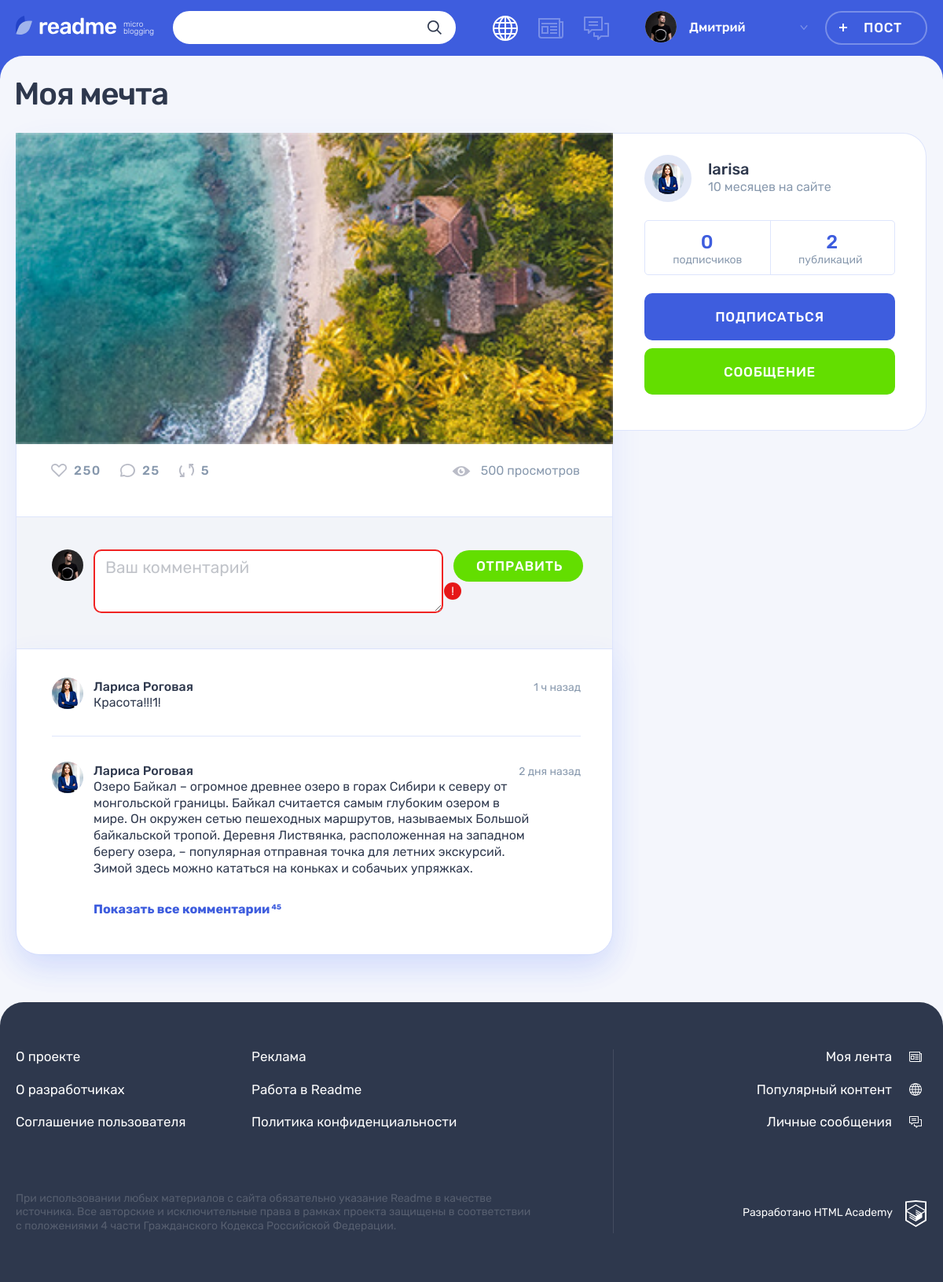
The app's page /post.php?id=4 with its own data.
### tables this page shows
CREATE TABLE posts (
  id  INT UNSIGNED AUTO_INCREMENT PRIMARY KEY NOT NULL,
  date_add  DATETIME NOT NULL,
  title VARCHAR(128) NOT NULL,
  content TEXT NOT NULL,
  quote_author  VARCHAR(128),
  image VARCHAR(128),
  video VARCHAR(128),
  link  VARCHAR(128),
  views INT UNSIGNED NOT NULL DEFAULT 0,
  post_author_id INT UNSIGNED NOT NULL,
  content_type_id INT UNSIGNED NOT NULL,
  likes_count INT UNSIGNED NOT NULL DEFAULT 0,
  FOREIGN KEY (post_author_id) REFERENCES users(id),
  FOREIGN KEY (content_type_id) REFERENCES content_types(id)
);

CREATE TABLE users (
  id  INT UNSIGNED AUTO_INCREMENT PRIMARY KEY NOT NULL,
  date_add  DATETIME NOT NULL,
  email VARCHAR(128) NOT NULL,
  login VARCHAR(128) NOT NULL,
  password  CHAR(64) NOT NULL,
  avatar  VARCHAR(128),
  UNIQUE INDEX email(email),
  UNIQUE INDEX login(login)
);

### helpers.php (called while the page is built, shortened)
<?php
function get_noun_plural_form(int $number, string $one, string $two, string $many): string
{
    $number = (int)$number;
    $mod10 = $number % 10;
    $mod100 = $number % 100;
    switch (true) {
        default:
            return $many;
    }
}
function include_template($name, array $data = [])
{
    $name = 'templates/' . $name;
    extract($data);
    require $name;
    $result = ob_get_clean();
    return $result;
}

### includes/functions.inc.php (called while the page is built, shortened)
<?php
function select_query($con, $sql, $type = 'all') {
  mysqli_set_charset($con, "utf8");
  $result = mysqli_query($con, $sql) or trigger_error("Ошибка в запросе к базе данных: ".mysqli_error($con), E_USER_ERROR);
  if ($type == 'assoc') {
    return mysqli_fetch_assoc($result);
  }
  if ($type == 'row') {
    return mysqli_fetch_row($result)[0];
  }
  return mysqli_fetch_all($result, MYSQLI_ASSOC);
}
function get_post_interval($post_time, $caption) {
  $current_time = date_create();
  $interval = date_diff(date_create($post_time), $current_time);
  $years = floor($interval->y);
  $months = floor($interval->m);
  $days = floor($interval->d);
  $weeks = floor($days / 7);
  $hours = floor($interval->h);
  $minutes = floor($interval->i);
  if ($years) {
    $time = $years . ' ' . get_noun_plural_form($years, 'год', 'года', 'лет') . ' ' . $caption;
  } else if ($months) {
    $time = $months . ' ' . get_noun_plural_form($months, 'месяц', 'месяца', 'месяцев') . ' ' . $caption;
  } else if ($days > 7) {
    $time = $weeks . ' ' . get_noun_plural_form($weeks, 'неделя', 'недели', 'недель') . ' ' . $caption;
  } else if ($days) {
    $time = $days . ' ' . get_noun_plural_form($days, 'день', 'дня', 'дней') . ' ' . $caption;
  } else if ($hours) {
    $time = $hours . ' ' . get_noun_plural_form($hours, 'час', 'часа', 'часов') . ' ' . $caption;
  } else if ($minutes) {
    $time = $minutes . ' ' . get_noun_plural_form($minutes, 'минута', 'минуты', 'минут') . ' ' . $caption;
  } else {
    $time = 'Только что';
  }
  return $time;
}

### templates/post.php (the view, shortened to what this page needs)
<div class="container">
  <h1 class="page__title page__title--publication"><?= $post['title'] ?></h1>
  <section class="post-details">
    <div class="post-details__wrapper post-photo">
      <div class="post-details__main-block post post--details">
        <?= $post_content ?>
        <div class="post__indicators">
          <div class="post__buttons">
            <a class="post__indicator post__indicator--likes button" href="#" title="Лайк">
              <svg class="post__indicator-icon" width="20" height="17">
                <use xlink:href="#icon-heart"></use>
              </svg>
              <span>250</span>
            </a>
            <a class="post__indicator post__indicator--comments button" href="#" title="Комментарии">
              <svg class="post__indicator-icon" width="19" height="17">
                <use xlink:href="#icon-comment"></use>
              </svg>
              <span>25</span>
            </a>
            <a class="post__indicator post__indicator--repost button" href="#" title="Репост">
              <svg class="post__indicator-icon" width="19" height="17">
                <use xlink:href="#icon-repost"></use>
              </svg>
              <span>5</span>
            </a>
          </div>
          <span class="post__view">500 просмотров</span>
        </div>
        <div class="comments">
          <form class="comments__form form" action="#" method="post">
            <div class="comments__my-avatar">
              <img class="comments__picture" src="img/userpic-medium.jpg" alt="Аватар пользователя">
            </div>
            <div class="form__input-section form__input-section--error">
              <textarea class="comments__textarea form__textarea form__input" placeholder="Ваш комментарий"></textarea>
              <button class="form__error-button button" type="button">!</button>
            </div>
            <button class="comments__submit button button--green" type="submit">Отправить</button>
          </form>
          <div class="comments__list-wrapper">
            <ul class="comments__list">
              <li class="comments__item user">
                <div class="comments__avatar">
                  <a class="user__avatar-link" href="#">
                    <img class="comments__picture" src="img/userpic-larisa.jpg" alt="Аватар пользователя">
                  </a>
                </div>
                <div class="comments__info">
                  <div class="comments__name-wrapper">
                    <a class="comments__user-name" href="#">
                      <span>Лариса Роговая</span>
                    </a>
                    <time class="comments__time" datetime="2019-03-20">1 ч назад</time>
                  </div>
                  <p class="comments__text">
                    Красота!!!1!
                  </p>
                </div>
              </li>
              <li class="comments__item user">
                <div class="comments__avatar">
                  <a class="user__avatar-link" href="#">
                    <img class="comments__picture" src="img/userpic-larisa.jpg" alt="Аватар пользователя">
                  </a>
                </div>
                <div class="comments__info">
                  <div class="comments__name-wrapper">
                    <a class="comments__user-name" href="#">
                      <span>Лариса Роговая</span>
                    </a>
                    <time class="comments__time" datetime="2019-03-18">2 дня назад</time>
                  </div>
                  <p class="comments__text">
                    Озеро Байкал – огромное древнее озеро в горах Сибири к северу от монгольской границы. Байкал считается самым глубоким озером в мире. Он окружен сетью пешеходных маршрутов, называемых Большой байкальской тропой. Деревня Листвянка, расположенная на западном берегу озера, – популярная отправная точка для летних экскурсий. Зимой здесь можно кататься на коньках и собачьих упряжках.
                  </p>
                </div>
              </li>
            </ul>
            <a class="comments__more-link" href="#">
              <span>Показать все комментарии</span>
              <sup class="comments__amount">45</sup>
            </a>
          </div>
        </div>
      </div>
      <div class="post-details__user user">
        <div class="post-details__user-info user__info">
          <div class="post-details__avatar user__avatar">
            <a class="post-details__avatar-link user__avatar-link" href="#">
              <img class="post-details__picture user__picture" src="<?= $post['avatar'] ?>" alt="Аватар пользователя">
            </a>
          </div>
          <div class="post-details__name-wrapper user__name-wrapper">
            <a class="post-details__name user__name" href="#">
              <span><?= $post['login'] ?></span>
            </a>
            <time class="post-details__time user__time" datetime="<?= $post['date_add'] ?>"><?= $registration_time ?></time>
          </div>
        </div>
        <div class="post-details__rating user__rating">
          <p class="post-details__rating-item user__rating-item user__rating-item--subscribers">
            <span class="post-details__rating-amount user__rating-amount"><?= $subscribers_count ?></span>
            <span class="post-details__rating-text user__rating-text">подписчиков</span>
          </p>
          <p class="post-details__rating-item user__rating-item user__rating-item--publications">
            <span class="post-details__rating-amount user__rating-amount"><?= $author_posts_count ?></span>
            <span class="post-details__rating-text user__rating-text">публикаций</span>
          </p>
        </div>
        <div class="post-details__user-buttons user__buttons">
          <button class="user__button user__button--subscription button button--main" type="button">Подписаться</button>
          <a class="user__button user__button--writing button button--green" href="#">Сообщение</a>
        </div>
      </div>
    </div>
  </section>
</div>

### templates/post-photo.php
<div class="post-details__image-wrapper post-photo__image-wrapper">
  <img src="<?= $post['image'] ?>" alt="Фото от пользователя" width="760" height="507">
</div>

### records on screen
posts: title "Моя мечта", image (picture), post_author.avatar (picture), post_author.login "larisa"

### other values on screen
$user_name "Дмитрий"
$registration_time "10 месяцев на сайте"
$subscribers_count "0"
$author_posts_count "2"
